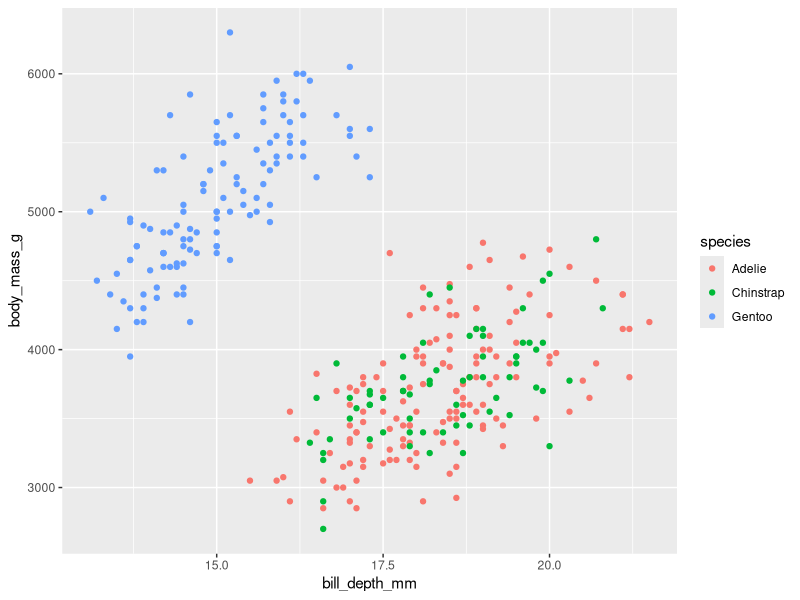
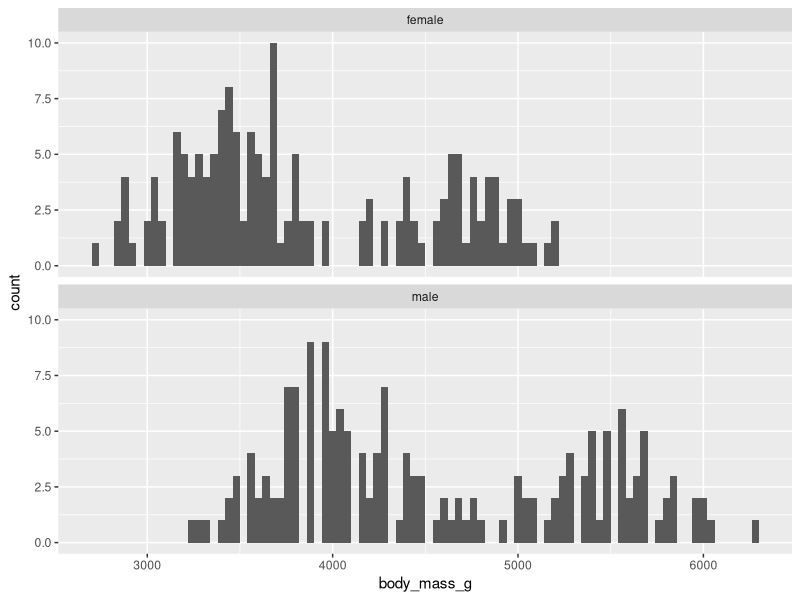

Recreate these plots in R, in order.
## ---- chunk 1
knitr::opts_chunk$set(echo = TRUE)
## ---- chunk 2
library(ggplot2)
library(palmerpenguins) # Contains the data set 'penguins'.
data(penguins)

Penguins <- subset(penguins, select = -c(island, year))
Penguins <- na.omit(Penguins)

ggplot(data = Penguins) +
  geom_point(mapping = aes(x = bill_depth_mm, y = body_mass_g, colour = species))

ggplot(data = Penguins) +
  geom_histogram(binwidth = 40, mapping = aes(x = body_mass_g)) +
  facet_wrap(~ sex, nrow = 2)

## ---- chunk 3
Penguins <- subset(penguins, select = -c(island, year))

penguin.model <- lm(body_mass_g ~ flipper_length_mm + sex + bill_depth_mm * species,
                    data = Penguins)
summary(penguin.model)

anova(penguin.model)




